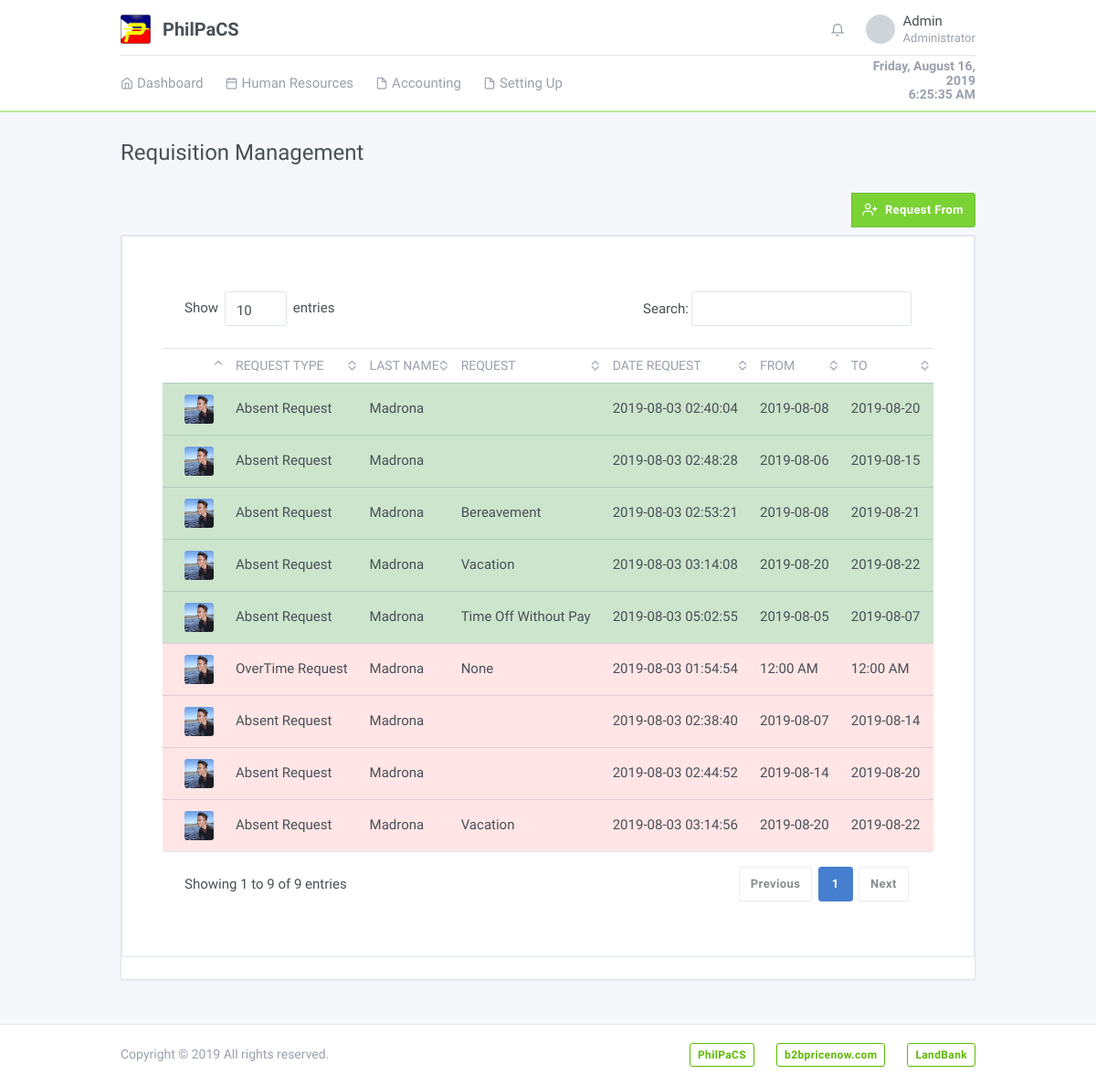
The page /system/Requisition.php (signed in) on the database its author committed.
### tables this page shows
CREATE TABLE `personaldetailstbl` (
  `personalID` int(11) NOT NULL AUTO_INCREMENT,
  `firstName` varchar(50) NOT NULL,
  `middleName` varchar(50) DEFAULT NULL,
  `lastName` varchar(50) NOT NULL,
  `contactNumber` varchar(15) NOT NULL,
  `email` varchar(60) NOT NULL,
  `gender` tinyint(1) NOT NULL,
  `birthday` date NOT NULL,
  `age` int(3) NOT NULL,
  `photo` varchar(255) DEFAULT NULL,
  `status` tinyint(1) NOT NULL,
  PRIMARY KEY (`personalID`)
);

CREATE TABLE `requestformtbl` (
  `requestID` int(11) NOT NULL AUTO_INCREMENT,
  `RequestType` varchar(50) DEFAULT NULL,
  `firstName` varchar(50) DEFAULT NULL,
  `lastName` varchar(50) DEFAULT NULL,
  `Request` varchar(100) DEFAULT NULL,
  `DateFrom` date DEFAULT NULL,
  `DateTo` date DEFAULT NULL,
  `Reason` longtext,
  `DateRequest` datetime DEFAULT NULL,
  `status` varchar(50) DEFAULT NULL,
  PRIMARY KEY (`requestID`)
);

### models/Config.php (called while the page is built, shortened)
<?php
require_once 'Database.php';
class Config extends Database {
	protected $conn;
	public function __construct() {
		$database = new Database();
		$this->conn = $database->db_connection();
	}
	public function runQuery($sql) {
		$stmt = $this->conn->prepare($sql);
		return $stmt;
	}
}

### models/Database.php (called while the page is built, shortened)
<?php
class Database {
	private $host = "localhost";
	private $dbname = "philpacs";
	private $username = "root";
	private $password = "";
	public function db_connection(){
		try {
			$this->conn = new PDO("mysql:host=" . $this->host . ";dbname=" . $this->dbname, $this->username, $this->password);
			$this->conn->setAttribute(PDO::ATTR_ERRMODE, PDO::ERRMODE_EXCEPTION);
			return $this->conn;
		} catch (PDOException $e) {
			echo "Connection Error: " . $e->getMessage();
		}
	}
}

### includes/Requisition/requisition.php (the view, shortened to what this page needs)
<div class="card">
    <div class="card-body">
        <form class="m-t-40" id="addEmployeeForm" enctype="multipart/form-data">
            <div class="tab-content tabcontent-border p-2">
                <div class="tab-pane active" id="Requestpending" role="tabpanel">
                    <div class="p-3">
                      <div class="panel-body">
                          <div class="box-body table-responsive">
                          <table class="table card-table table-vcenter text-nowrap datatable table-hover" id="employeeTable">
                            <thead>
                              <tr>
                                <th class="w-1"></th>
                                <th>Request type</th>
                                <th>Last Name</th>
                                <th>Request</th>
                                <th>Date Request</th>
                                <th>From</th>
                                <th>To</th>
                                <th>Status</th>
                              </tr>
                            </thead>
                            <tbody>
                              <?php
                                $stmt = $config->runQuery("SELECT personaldetailstbl.photo AS profilePicture,
                                                            personaldetailstbl.lastName, requestformtbl.lastName,
                                                            requestformtbl.firstName, requestformtbl.Request,
                                                            requestformtbl.DateRequest, requestformtbl.RequestType,
                                                            requestformtbl.DateFrom, requestformtbl.DateTo, requestformtbl.Reason,
                                                            requestformtbl.requestID, requestformtbl.status
                                                             FROM personaldetailstbl INNER JOIN requestformtbl
                                                             ON requestformtbl.lastName = personaldetailstbl.lastName
                                                           ORDER BY FIELD(requestformtbl.status, 'pending', 'approved', 'declined')");
                                $stmt->execute();
                                while ($row = $stmt->fetch(PDO::FETCH_ASSOC)) {
                                  $profilePicture = $row['profilePicture'];
                                    $requestID = $row['requestID'];
                                  $RequestType = $row['RequestType'];
                                  $firstName = $row['firstName'];
                                  $lastName = $row['lastName'];
                                  $Request = $row['Request'];
                                  $DateRequest = $row['DateRequest'];
                                  $Reason = $row['Reason'];
                                  $status = $row['status'];
                                  if ($RequestType == 'Absent Request') {
                                    $DateFrom =  date('Y-m-d', strtotime($row['DateFrom']));
                                    $DateTo =  date('Y-m-d', strtotime($row['DateTo']));
                                  }
                                  else {
                                    $DateFrom =  date('h:i A', strtotime($row['DateFrom']));
                                    $DateTo =  date('h:i A', strtotime($row['DateTo']));
                                  }
                                  if ($status == 'approved') {
                                    ?>
                                    <tr class="requisition-link" style="background:#cce5cc" data-toggle="modal" data-target="#viewapproved" data-id="<?=$requestID;?>" data-lastname="<?=$lastName;?>" data-requesttype="<?=$RequestType;?>" data-firstname="<?=$firstName;?>" data-typerequest = "<?=$Request;?>" data-reason="<?=$Reason;?>" data-datefrom="<?=$DateFrom;?>" data-dateto="<?=$DateTo;?>">
                                  <?php
                                  }
                                  if ($status == 'declined') {
                                    ?>
                                    <tr class="requisition-link" style="background:#ffe5e5" data-toggle="modal" data-target="#viewapproved" data-id="<?=$requestID;?>" data-lastname="<?=$lastName;?>" data-requesttype="<?=$RequestType;?>" data-firstname="<?=$firstName;?>" data-typerequest = "<?=$Request;?>" data-reason="<?=$Reason;?>" data-datefrom="<?=$DateFrom;?>" data-dateto="<?=$DateTo;?>">
                                  <?php
                                  }
                                  ?>
                                  <td>
                                      <span class="avatar d-block rounded" style="background-image: url(<?php if ($profilePicture !== "") { ?>'<?=$profilePicture?>' <?php ; } else { ?> ../assets/logo/image_placeholder.png <?php } ?>)"></span>
                                  </td>
                                      <td>
                                          <?=$RequestType;?>
                                      </td>
                                      <td><?=$lastName;?></td>
                                      <td><?=$Request;?></td>
                                      <td><?=$DateRequest;?></td>
                                      <td><?=$DateFrom;?></td>
                                      <td><?=$DateTo;?></td>
                                      <td><?=$status;?></td>
                                  </tr>
                                  <?php
                                }
                              ?>
                            </tbody>
                          </table>
                        </div>
                        </div>
                      </div>
                    </div>
                </div>
            </div>
    </div>
</div>

### system/Requisition.php (shortened to what this page needs)
<?php
    $config = new Config();
    $config->isnot_loggedin();
?>
<!DOCTYPE html>
<html lang="en" dir="ltr">
  <head>
    <link rel="stylesheet" href="https://maxcdn.bootstrapcdn.com/font-awesome/4.7.0/css/font-awesome.min.css">
    <?php include '../includes/plugins.php'; ?>
    <link rel="stylesheet" type="text/css" href="../assets/css/style.css" />
  </head>
  <body class="">
        <div class="page">
          <div class="flex-fill">
            <?php include '../includes/header.php'; ?>
            <div class="my-3 my-md-5">
              <div class="container">
                  <div class="page-header">
                    <h1 class="page-title">
                      Requisition Management
                    </h1>
                  </div>
                  <div class="float-right">
                    <div class="input-group mb-2">
                      <div class="input-group-append">
                        <button type="button" class="btn btn-lime"  data-toggle="modal" data-target="#addAbsentModal"><i class="fe fe-user-plus mr-2"></i>Request From</button>
                        </div>
                    </div>
                  </div>
                  <div class="clearfix"></div>
                  <div class="row row-cards">
                    <div class="col-lg-12">
                      <div class="card">
                        <div class="dimmer active">
                          <div id='archive-dimmer-content'>
                        <div class="table-responsive">
                          <?php include '../includes/Requisition/requisition.php'; ?>
                        </div>
                  <?php include '../includes/Requisition/modal.requisition.php'; ?>
                </div>
              </div>
            </div>
          </div>
              </div>
              </div>
            </div>
        <?php include '../includes/footer.php'; ?>
  </body>
</html>

### includes/plugins.php (shortened to what this page needs)
<link href="../assets/css/dashboard.css" rel="stylesheet" />
<link href="../assets/plugins/charts-c3/plugin.css" rel="stylesheet" />
<link href="../assets/plugins/maps-google/plugin.css" rel="stylesheet" />
<link href="../assets/plugins/bootstrap-datepicker/dist/bootstrap-datepicker.min.css" rel="stylesheet" />
<link href="../assets/plugins/timepicker/jquery.timepicker.min.css" rel="stylesheet" />
<link href="../assets/plugins/sweetalert/sweetalert.min.css" rel="stylesheet" />
<link href="../assets/css/datepicker.css" rel="stylesheet" />
<link href="../assets/plugins/sweetalert/sweetalert.min.css" rel="stylesheet" />
<link href="../assets/plugins/dropzone/dropzone.css" rel="stylesheet" />
<link href="../assets/plugins/animate/animate.min.css" rel="stylesheet" />
<link href="../assets/plugins/fullcalendar/plugin.css" rel="stylesheet" />
<link href="../assets/plugins/datetimepicker/bootstrap-datetimepicker.min.css" rel="stylesheet" />

### includes/header.php (shortened to what this page needs)
<div class="header pt-4 sticky-top">
  <div class="container">
    <div class="d-flex">
      <a class="header-brand" href="./index.php">
        <img src="../assets/logo/Logo.png" class="header-brand-img" alt="PhilPaCS logo">
        PhilPaCS
      </a>
      <div class="d-flex order-lg-2 ml-auto">
        <div class="dropdown d-none d-md-flex">
          <a class="nav-link icon" data-toggle="dropdown">
            <i class="fe fe-bell"></i>
          </a>
        </div>
        <div class="dropdown">
          <a href="#" class="nav-link pr-0 leading-none" data-toggle="dropdown">
            <span class="avatar"></span>
            <span class="ml-2 d-none d-lg-block">
              <span class="text-default">
                <?php
                  $session = $config->runQuery("SELECT username,
                                                CASE WHEN accountType = 1
                                                     THEN 'Authorizer'
                                                     WHEN accountType = 0
                                                     THEN 'Maker'
                                                     ELSE 'Administrator'
                                                END AS accountType, personalID
                                                FROM accountstbl
                                                WHERE username=:username LIMIT 1");
                  $session->execute(array(":username" => $_SESSION['username']));
                  $display = $session->fetch(PDO::FETCH_ASSOC);
                  echo $display['username'];
                ?>
              </span>
              <small class="text-muted d-block mt-1"><?=$display['accountType'];?></small>
            </span>
          </a>
        </div>
      </div>
    </div>
  </div>
  <div class="header collapse d-lg-flex p-0" id="headerMenuCollapse">
    <div class="container">
      <div class="row text-md-right text-sm-center align-items-center">
        <div class="col-md-2 ml-auto col-xs-12 col-sm-12 align-self-center">
          <h6 class="text-muted form-text" id="clockbox"></h6>
        </div>
        <div class="col-lg order-lg-first">
          <ul class="nav nav-tabs border-0 flex-column flex-lg-row">
            <li class="nav-item">
              <a href="./index.php" class="nav-link"><i class="fe fe-home"></i> Dashboard</a>
            </li>
            <li class="nav-item dropdown">
              <a href="javascript:void(0)" class="nav-link" data-toggle="dropdown"><i class="fe fe-calendar"></i> Human Resources</a>
            </li>
            <li class="nav-item dropdown">
              <a href="javascript:void(0)" class="nav-link" data-toggle="dropdown"><i class="fe fe-file"></i> Accounting</a>
            </li>
            <li class="nav-item dropdown">
              <a href="javascript:void(0)" class="nav-link" data-toggle="dropdown"><i class="fe fe-file"></i> Setting Up</a>
            </li>
          </ul>
        </div>
      </div>
    </div>
  </div>
</div>

### includes/Requisition/modal.requisition.php (shortened to what this page needs)
</div>

### includes/footer.php
<footer class="footer">
  <div class="container">
    <div class="row align-items-center flex-row-reverse">
      <div class="col-auto ml-lg-auto">
        <div class="row align-items-center">
          <div class="col-auto">
            <a href="#" class="btn btn-outline-success btn-sm">PhilPaCS</a>
          </div>
          <div class="col-auto">
            <a href="#" class="btn btn-outline-success btn-sm">b2bpricenow.com</a>
          </div>
          <div class="col-auto">
            <a href="#" class="btn btn-outline-success btn-sm">LandBank</a>
          </div>
        </div>
      </div>
      <div class="col-12 col-lg-auto mt-3 mt-lg-0 text-center">
        Copyright © 2019 All rights reserved.
      </div>
    </div>
  </div>
</footer>

### assets/css/style.css (style rules this page uses)
#employeeTable tr { cursor: pointer; }

### rows shown on the page
personaldetailstbl: photo (picture), requestformtbl.RequestType "Absent Request", requestformtbl.lastName "Madrona", requestformtbl.DateRequest "2019-08-03 02:40:04", requestformtbl.DateFrom "2019-08-08", requestformtbl.DateTo "2019-08-20", requestformtbl.DateRequest "2019-08-03 02:48:28", requestformtbl.DateFrom "2019-08-06", requestformtbl.DateTo "2019-08-15", requestformtbl.Request "Bereavement", requestformtbl.DateRequest "2019-08-03 02:53:21", requestformtbl.DateTo "2019-08-21", requestformtbl.Request "Vacation", requestformtbl.DateRequest "2019-08-03 03:14:08", requestformtbl.DateFrom "2019-08-20", requestformtbl.DateTo "2019-08-22", requestformtbl.Request "Time Off Without Pay", requestformtbl.DateRequest "2019-08-03 05:02:55", requestformtbl.DateFrom "2019-08-05", requestformtbl.DateTo "2019-08-07", requestformtbl.RequestType "OverTime Request", requestformtbl.Request "None", requestformtbl.DateRequest "2019-08-03 01:54:54", requestformtbl.DateFrom "12:00 AM", requestformtbl.DateTo "12:00 AM", requestformtbl.DateRequest "2019-08-03 02:38:40", requestformtbl.DateFrom "2019-08-07", requestformtbl.DateTo "2019-08-14", requestformtbl.DateRequest "2019-08-03 02:44:52", requestformtbl.DateFrom "2019-08-14", requestformtbl.DateRequest "2019-08-03 03:14:56"

### other values the page prints
$display['username'] "Admin"
$display['accountType'] "Administrator"
